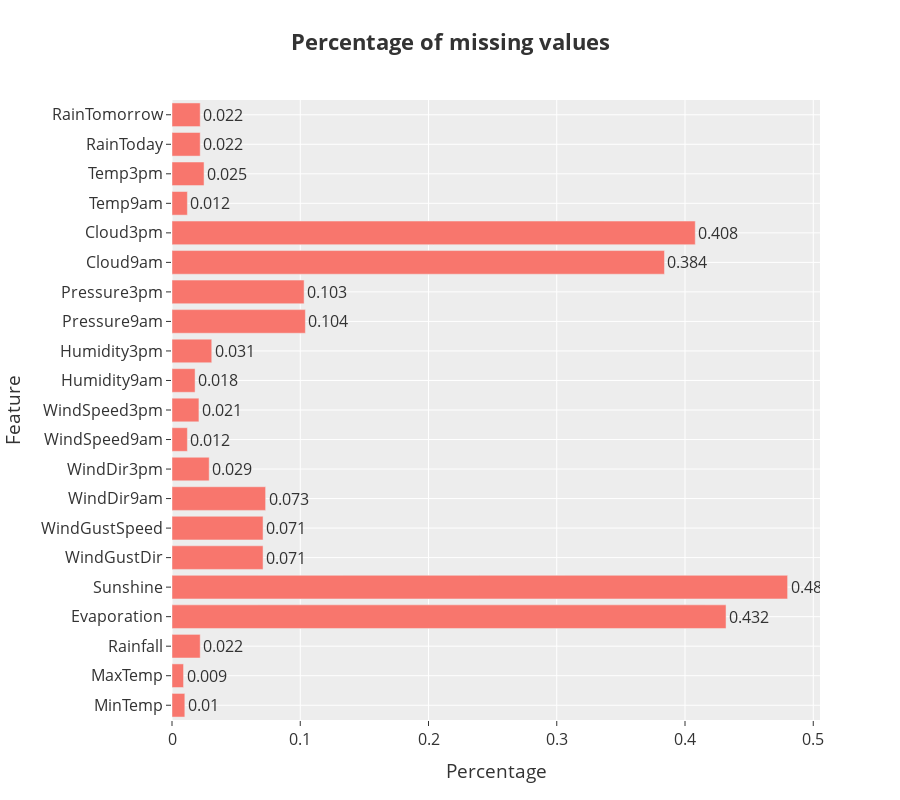

Notebook code for this chart:
### Code cell
null = round(data.isnull().sum() / data.shape[0], 3)
null = null[null != 0] \
    .reset_index() \
    .rename(columns={'index': 'Feature', 0: 'Percentage'})
fig = px.bar(null, x='Percentage', y='Feature', text='Percentage', template='ggplot2',
            title='<b>Percentage of missing values<b>', height=800)
fig.update_traces(textposition='outside')
fig.update_layout(uniformtext_minsize=12, font_size=16)
fig.show()

### Figure 1 — Plotly figure (JSON) as saved in the notebook; plotly's stock layout.template omitted (floating-point values rounded to 4 significant figures)
{"data": [{"alignmentgroup": "True", "hovertemplate": "Percentage=%{text}<br>Feature=%{y}<extra></extra>", "legendgroup": "", "marker": {"color": "#F8766D", "pattern": {"shape": ""}}, "name": "", "offsetgroup": "", "orientation": "h", "showlegend": false, "text": [0.01, 0.009, 0.022, 0.432, 0.48, 0.071, 0.071, 0.073, 0.029, 0.012, 0.021, 0.018, 0.031, 0.104, 0.103, 0.384, 0.408, 0.012, 0.025, 0.022, 0.022], "textposition": "outside", "type": "bar", "x": [0.01, 0.009, 0.022, 0.432, 0.48, 0.071, 0.071, 0.073, 0.029, 0.012, 0.021, 0.018, 0.031, 0.104, 0.103, 0.384, 0.408, 0.012, 0.025, 0.022, 0.022], "xaxis": "x", "y": ["MinTemp", "MaxTemp", "Rainfall", "Evaporation", "Sunshine", "WindGustDir", "WindGustSpeed", "WindDir9am", "WindDir3pm", "WindSpeed9am", "WindSpeed3pm", "Humidity9am", "Humidity3pm", "Pressure9am", "Pressure3pm", "Cloud9am", "Cloud3pm", "Temp9am", "Temp3pm", "RainToday", "RainTomorrow"], "yaxis": "y"}], "layout": {"barmode": "relative", "font": {"size": 16}, "height": 800, "legend": {"tracegroupgap": 0}, "title": {"text": "<b>Percentage of missing values<b>"}, "uniformtext": {"minsize": 12}, "xaxis": {"anchor": "y", "domain": [0, 1], "title": {"text": "Percentage"}}, "yaxis": {"anchor": "x", "domain": [0, 1], "title": {"text": "Feature"}}}}
